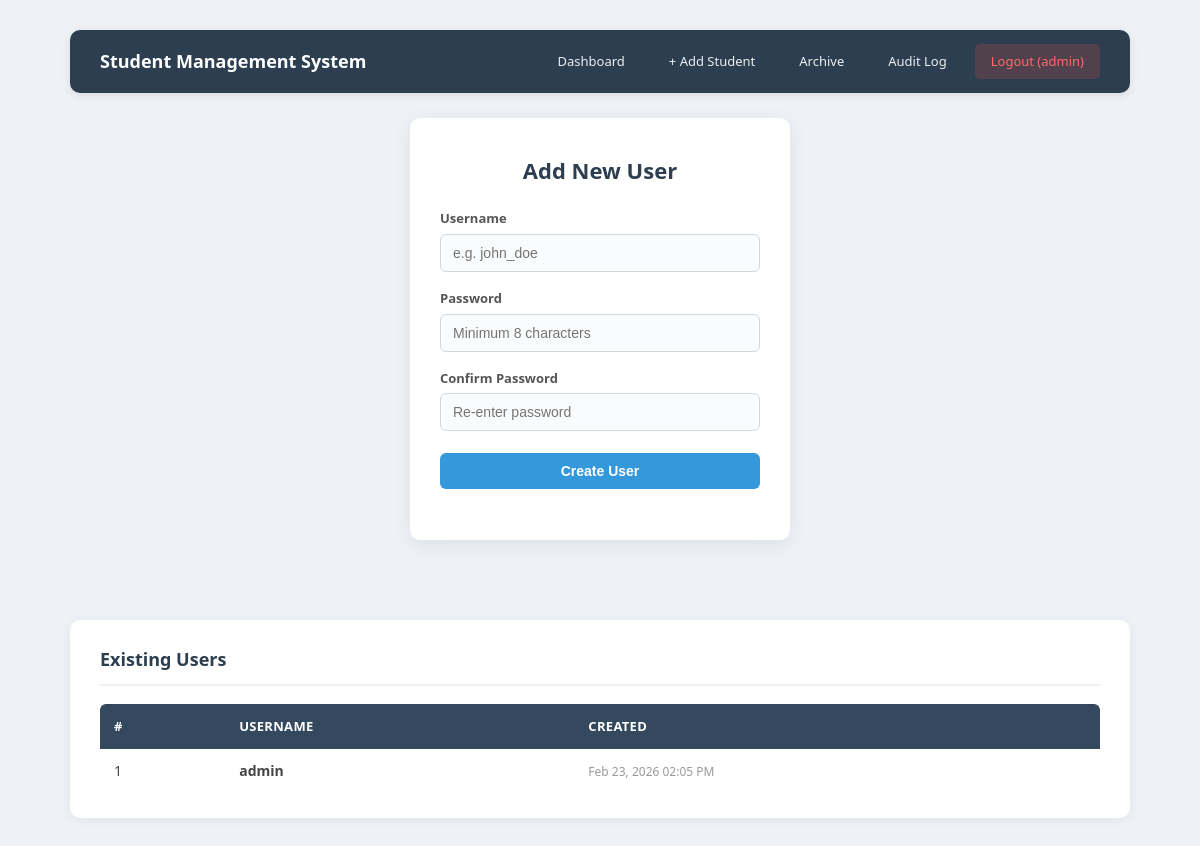
Page /add_user.php (signed in) on the committed database.
### tables this page shows
CREATE TABLE `users` (
  `id` int(11) NOT NULL AUTO_INCREMENT,
  `username` varchar(100) NOT NULL,
  `password` varchar(255) NOT NULL,
  `created_at` timestamp NOT NULL DEFAULT CURRENT_TIMESTAMP,
  PRIMARY KEY (`id`),
  UNIQUE KEY `uk_username` (`username`)
);

### add_user.php (the view, shortened to what this page needs)
<?php
include("db.php");
$username = '';
try {
    $stmt = $pdo->query("SELECT id, username, created_at FROM users ORDER BY id ASC");
    $users = $stmt->fetchAll();
} catch (PDOException $e) {
    error_log("add_user.php users query error: " . $e->getMessage());
    $users = [];
}
?>
<!DOCTYPE html>
<html>
<head>
    <link rel="stylesheet" href="style.css">
</head>
<body>
<div class="page-wrapper">
    <nav class="navbar">
        <span class="nav-brand">Student Management System</span>
        <div class="nav-links">
            <a href="dashboard.php">Dashboard</a>
            <a href="add_student.php">+ Add Student</a>
            <a href="archive.php">Archive</a>
            <a href="audit_log.php">Audit Log</a>
            <a href="logout.php" class="btn-logout">Logout (<?php echo htmlspecialchars($_SESSION['username'], ENT_QUOTES, 'UTF-8'); ?>)</a>
        </div>
    </nav>
    <div class="container" style="margin-top: 10px;">
        <h2>Add New User</h2>
        <form method="POST">
            <div class="form-group">
                <label for="username">Username</label>
                <input type="text" id="username" name="username" maxlength="50" placeholder="e.g. john_doe"
                       value="<?php echo htmlspecialchars($username, ENT_QUOTES, 'UTF-8'); ?>">
            </div>
            <div class="form-group">
                <label for="password">Password</label>
                <input type="password" id="password" name="password" minlength="8" maxlength="128"
                       placeholder="Minimum 8 characters">
            </div>
            <div class="form-group">
                <label for="confirm_password">Confirm Password</label>
                <input type="password" id="confirm_password" name="confirm_password" minlength="8" maxlength="128"
                       placeholder="Re-enter password">
            </div>
            <div class="form-group" style="margin-top: 22px;">
                <button name="add_user" class="btn btn-primary">Create User</button>
            </div>
        </form>
    </div>
    <div class="card" style="margin-top: 25px;">
        <h3>Existing Users</h3>
        <?php if (empty($users)): ?>
            <div class="empty-state"><p>No users found.</p></div>
        <?php else: ?>
            <table class="data-table">
            <thead>
                <tr>
                    <th>#</th>
                    <th>Username</th>
                    <th>Created</th>
                </tr>
            </thead>
            <tbody>
            <?php foreach ($users as $u): ?>
                <tr>
                    <td><?php echo htmlspecialchars($u['id'], ENT_QUOTES, 'UTF-8'); ?></td>
                    <td><strong><?php echo htmlspecialchars($u['username'], ENT_QUOTES, 'UTF-8'); ?></strong></td>
                    <td><span class="meta-text"><?php echo htmlspecialchars(date('M d, Y h:i A', strtotime($u['created_at'])), ENT_QUOTES, 'UTF-8'); ?></span></td>
                </tr>
            <?php endforeach; ?>
            </tbody>
            </table>
        <?php endif; ?>
    </div>
</div>
</body>
</html>

### style.css (style rules this page uses)
* { margin: 0; padding: 0; box-sizing: border-box; }
body { font-family: 'Segoe UI', Tahoma, Geneva, Verdana, sans-serif; background: #eef2f7; color: #333; line-height: 1.6; }
.page-wrapper { max-width: 1100px; margin: 0 auto; padding: 30px 20px; }
.container { width: 380px; margin: 80px auto; padding: 35px 30px; background: #fff; border-radius: 10px; box-shadow: 0 4px 20px rgba(0,0,0,0.08); }
.container h2 { margin-bottom: 20px; font-size: 22px; color: #2c3e50; text-align: center; }
.form-group { margin-bottom: 16px; text-align: left; }
.form-group label { display: block; margin-bottom: 5px; font-weight: 600; font-size: 13px; color: #555; }
input[type="text"], input[type="password"], input[type="email"], select { width: 100%; padding: 10px 12px; border: 1px solid #d1d9e0; border-radius: 6px; font-size: 14px; background: #fafbfc; transition: border-color 0.2s, box-shadow 0.2s; }
.btn { display: inline-block; padding: 10px 22px; font-size: 14px; font-weight: 600; border: none; border-radius: 6px; cursor: pointer; transition: background 0.2s, transform 0.1s; text-decoration: none; }
.btn-primary { background: #3498db; color: #fff; width: 100%; }
.navbar { display: flex; justify-content: space-between; align-items: center; background: #2c3e50; padding: 14px 30px; border-radius: 10px; margin-bottom: 25px; box-shadow: 0 2px 10px rgba(0,0,0,0.1); }
.navbar .nav-brand { color: #fff; font-size: 18px; font-weight: 700; }
.navbar .nav-links { display: flex; gap: 12px; align-items: center; }
.navbar .nav-links a { color: #ecf0f1; text-decoration: none; padding: 7px 16px; border-radius: 5px; font-size: 13px; font-weight: 500; transition: background 0.2s; }
.navbar .nav-links a.btn-logout { background: rgba(231,76,60,0.2); color: #ff6b6b; }
.card { background: #fff; border-radius: 10px; padding: 25px 30px; box-shadow: 0 2px 12px rgba(0,0,0,0.06); }
.card h3 { font-size: 18px; color: #2c3e50; margin-bottom: 18px; padding-bottom: 10px; border-bottom: 2px solid #eef2f7; }
.data-table { width: 100%; border-collapse: collapse; font-size: 14px; }
.data-table thead th { background: #34495e; color: #fff; padding: 12px 14px; text-align: left; font-weight: 600; font-size: 13px; text-transform: uppercase; letter-spacing: 0.3px; }
.data-table thead th:first-child { border-radius: 6px 0 0 0; }
.data-table thead th:last-child { border-radius: 0 6px 0 0; }
.data-table tbody td { padding: 11px 14px; border-bottom: 1px solid #eef2f7; color: #444; }
.data-table tbody tr:last-child td { border-bottom: none; }
.meta-text { font-size: 12px; color: #999; }

### rows in the picture
users: id "1", username "admin", created_at "Feb 23, 2026 02:05 PM"

### other values in the picture
$_SESSION['username'] "admin"
